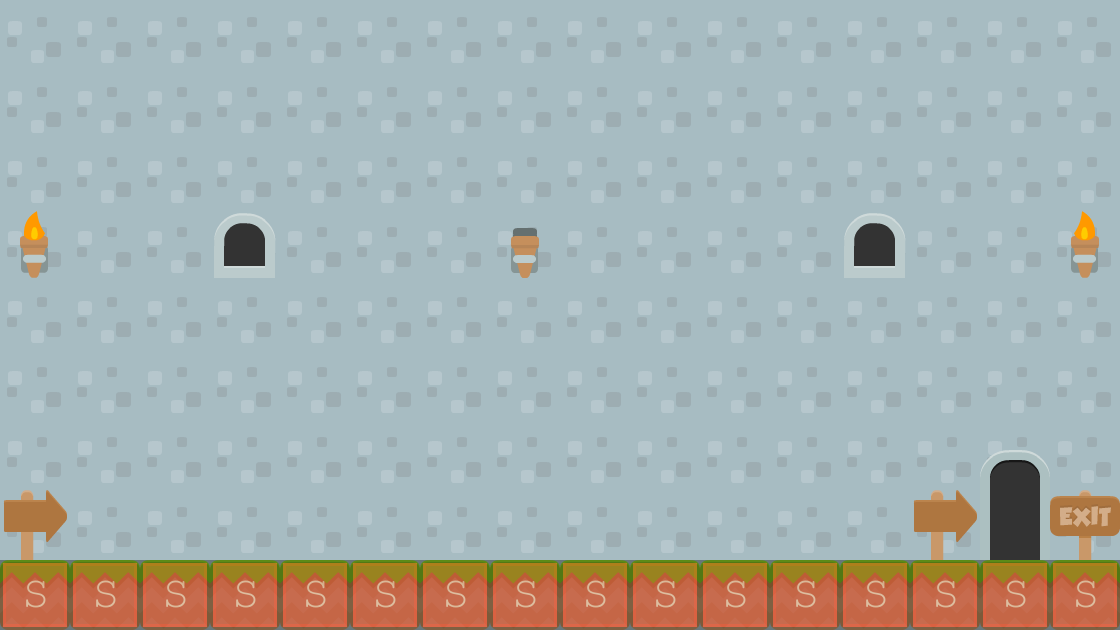

The image is a tile-based game level rendered from a .tmx file. Its description and source (layers, tilesets, objects; grid data summarised) follow:
An orthogonal 16x9 tile map with 70x70 px tiles, 5 tile layers (background3, background2, background1, collision, ...), 2 tilesets and 1 object (levelTrigger).

<map version="1.0" orientation="orthogonal" renderorder="right-down" width="16" height="9" tilewidth="70" tileheight="70" backgroundcolor="#123edf">
 <tileset firstgid="1" name="background-tiles" tilewidth="70" tileheight="70">
  <image source="../img/background-tiles.png" width="910" height="910" />
 </tileset>
 <tileset firstgid="170" name="meta-tiles" tilewidth="70" tileheight="70">
  <image source="../img/meta-tiles.png" width="350" height="70" />
  <tile id="4">
   <properties>
    <property name="type" value="solid" />
   </properties>
  </tile>
 </tileset>
 <layer name="background3" width="16" height="9">
  <data>[144 cells, 0 non-empty, 0 distinct tile ids]</data>
 </layer>
 <layer name="background2" width="16" height="9" opacity="0.97">
  <data>[144 cells, 144 non-empty, 1 distinct tile ids]</data>
 </layer>
 <layer name="background1" width="16" height="9">
  <data>[144 cells, 21 non-empty, 6 distinct tile ids]</data>
 </layer>
 <layer name="collision" width="16" height="9" opacity="0.37">
  <data>[144 cells, 16 non-empty, 1 distinct tile ids]</data>
 </layer>
 <objectgroup name="trigger-entities">
  <object name="levelTrigger" x="980" y="432" width="70" height="126">
   <properties>
    <property name="level" value="level05" />
    <property name="xSpawn" value="400" />
    <property name="ySpawn" value="0" />
   </properties>
  </object>
 </objectgroup>
 <layer name="foreground1" width="16" height="9">
  <data>[144 cells, 5 non-empty, 3 distinct tile ids]</data>
 </layer>
</map>
